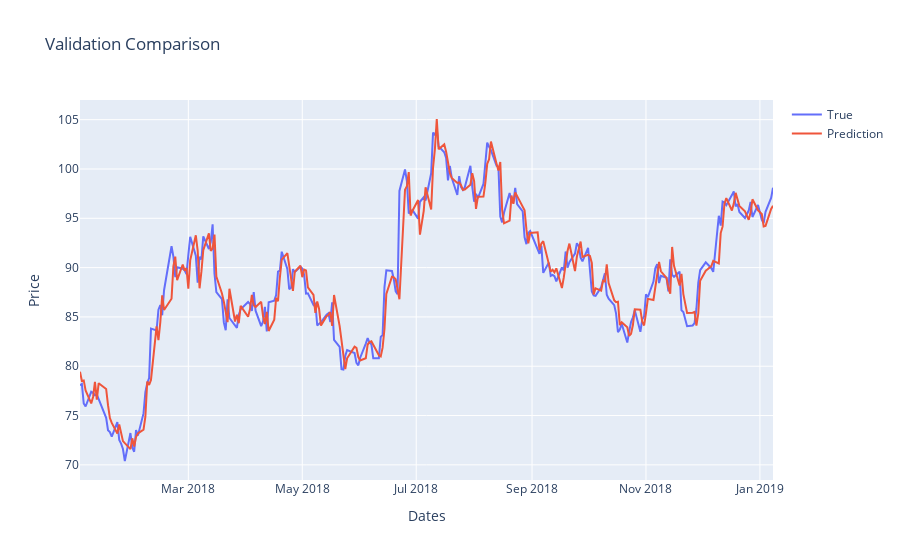

Notebook code cell kept with this figure:
### Code cell
# Plot the performace of Validation
x_val =  list(range(len(y_val_true)))
fig_val = go.Figure()
fig_val.add_trace(go.Scatter(x=val_dates, y=y_val_true, mode="lines", name="True"))
fig_val.add_trace(go.Scatter(x=val_dates, y=y_val_pred, mode="lines", name="Prediction"))
fig_val.update_layout(title_text='Validation Comparison', xaxis_title='Dates', yaxis_title='Price')
fig_val.show()

### Figure 1 — Plotly figure (JSON) as saved in the notebook; plotly's stock layout.template omitted (floating-point values rounded to 4 significant figures; data arrays with more than 128 entries replaced by an {"elided": "..."} marker saying what was removed)
{"data": [{"mode": "lines", "name": "True", "type": "scatter", "x": {"elided": "256 str values"}, "y": {"elided": "256 float values"}}, {"mode": "lines", "name": "Prediction", "type": "scatter", "x": {"elided": "256 str values"}, "y": {"elided": "256 float values"}}], "layout": {"title": {"text": "Validation Comparison"}, "xaxis": {"title": {"text": "Dates"}}, "yaxis": {"title": {"text": "Price"}}}}
